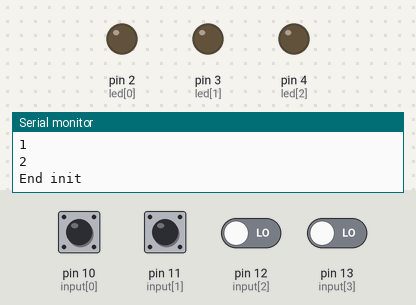
Bench run of a sketch on a simulated Arduino Uno, built with avr-gcc and run on an emulated ATmega328P. Shown: output pins drawn as LEDs (lit = HIGH), the last lines printed to the serial monitor. The test bench sets the inputs (shaded band); at power-on: pin 10 (input[0]), pin 11 (input[1]), pin 12 (input[2]), pin 13 (input[3]) LOW.

Above: at 1.2 s.
1.3 s: pin 10 (input[0]) driven HIGH
At 2.1 s:
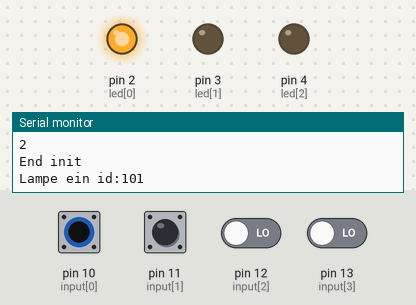
2.8 s: pin 11 (input[1]) driven HIGH
At 4.0 s:
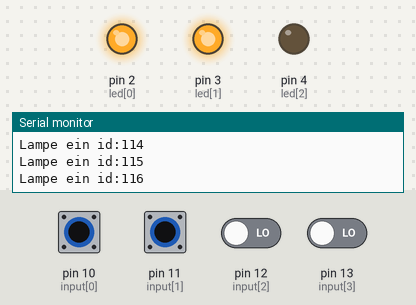
4.3 s: pin 12 (input[2]) driven HIGH
At 5.5 s:
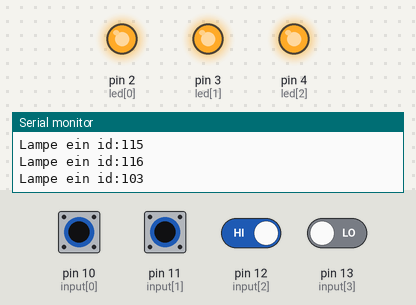
5.8 s: pin 10 (input[0]) pulsed LOW 5 times (0.12 s each, 0.3 s apart)
At 7.9 s:
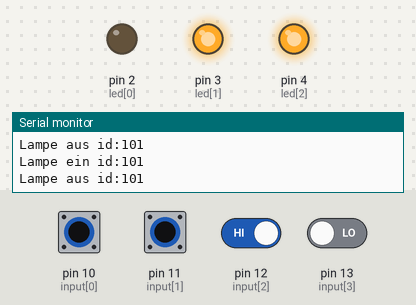
8.8 s: pin 11 (input[1]) pulsed LOW 2 times (0.12 s each, 0.3 s apart)
At 21.2 s:
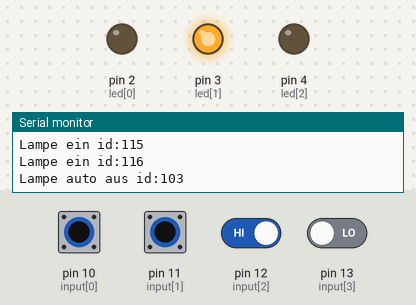
Timing chart, 0 to 22.2 s (numbered marks = the images above; inputs shaded):
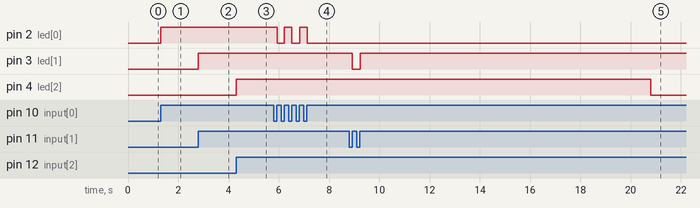

Measured:
- after the input at 1.3 s, pin 2 (led[0]): LOW → HIGH at once
- after the input at 2.8 s, pin 3 (led[1]): LOW → HIGH at once
- after the input at 4.3 s, pin 4 (led[2]): LOW → HIGH at once
- after the input at 5.8 s, pin 2 (led[0]): alternates HIGH for 0.30 s and LOW for 0.29 s, 5 changes in all, then stays LOW, starting after 0.14 s
- after the input at 8.8 s, pin 3 (led[1]): HIGH → LOW after 0.12 s instead of 10.3 s

The sketch:

LichtSteuerung2016.ino
```cpp
//#include <Time.h>
unsigned long milli_(0);

unsigned long get_mil(){
  return milli_;
}

unsigned long mil(){
  return milli_++;
}

class Verbraucher{
  private:
  	short id=0;
  	bool on=false;
  	bool trigger=false;
  	short out=0;
    int max_time_ini=0;
    unsigned long time_switch_off=0;
  public:
  Verbraucher(int v_id, int ausgang, unsigned long max_time){
    out=ausgang;
    max_time_ini = max_time;
    id=v_id;
  }

  void Lampe(bool OnOff){
    if(time_switch_off < get_mil() && on){
      on=false;
      digitalWrite(out,false);
      Serial.print("Lampe auto aus id:");
      Serial.println(id);
      return;
    }
    if(trigger && OnOff){
      return;
    }else if(trigger && !OnOff){
      trigger=false;
      return;
    }else{
      if(OnOff){
        if(!on){
          on=true;
          time_switch_off = max_time_ini + get_mil();
          digitalWrite(out,true);
          Serial.print("Lampe ein id:");
    	  Serial.println(id);
        }else if(on){
          on=false;
          digitalWrite(out,false);
          Serial.print("Lampe aus id:");
	      Serial.println(id);
        }
	    trigger=true;
      }
    }
  }
};


// Pin 13 has an LED connected on most Arduino boards.
// give it a name:
int led[] = {2,3,4,5,6,7,8,9};
int input[] = {10,11,12,13};
Verbraucher lampe1(101, led[0], 1000);
Verbraucher lampe2(102, led[1], 800);
Verbraucher lampe3(103, led[2], 800);
Verbraucher lampe4(104, led[3], 800);
Verbraucher lampe5(105, led[4], 800);
Verbraucher lampe6(106, led[5], 800);
Verbraucher lampe7(107, led[6], 800);
Verbraucher lampe8(108, led[7], 800);
Verbraucher lampe9(109, led[7], 800);
Verbraucher lampe10(110, led[7], 800);
Verbraucher lampe11(111, led[7], 800);
Verbraucher lampe12(112, led[7], 800);
Verbraucher lampe13(113, led[7], 800);
Verbraucher lampe14(114, led[7], 800);
Verbraucher lampe15(115, led[7], 800);
Verbraucher lampe16(116, led[7], 800);


// the setup routine runs once when you press reset:
void setup() {
  Serial.begin(9600);
  while (!Serial) ; // wait until Arduino Serial Monitor opens
  Serial.println("Start input");

  for(int i=0; i<3;i++){
  	pinMode(input[i], INPUT);
    Serial.println(i);

  }
  // initialize the digital pin as an output.
  Serial.println("Start output");
  for(int i=0; i<3;i++){
  	pinMode(led[i], OUTPUT);
    Serial.println(i);
  }
  Serial.println("End init");
}

// the loop routine runs over and over again forever:
void loop() {
  unsigned long currentMillis = mil();

//  for(int i=0; i<3;i++){
// 	 digitalWrite(led[i],digitalRead(input[i]));   // turn the LED on (HIGH is the voltage level)
//   	Serial.print("input:");
//   	Serial.println(digitalRead(input[i]));
//  }

  lampe1.Lampe(digitalRead(input[0]));
  lampe2.Lampe(digitalRead(input[1]));
  lampe3.Lampe(digitalRead(input[2]));
  lampe4.Lampe(digitalRead(input[3]));
  lampe5.Lampe(digitalRead(input[1]));
  lampe6.Lampe(digitalRead(input[1]));
  lampe7.Lampe(digitalRead(input[1]));
  lampe8.Lampe(digitalRead(input[1]));
  lampe9.Lampe(digitalRead(input[1]));
  lampe10.Lampe(digitalRead(input[1]));
  lampe11.Lampe(digitalRead(input[1]));
  lampe12.Lampe(digitalRead(input[1]));
  lampe13.Lampe(digitalRead(input[1]));
  lampe14.Lampe(digitalRead(input[1]));
  lampe15.Lampe(digitalRead(input[1]));
  lampe16.Lampe(digitalRead(input[1]));

  delay(20);               // wait for a second
//  digitalWrite(led, LOW);    // turn the LED off by making the voltage LOW
//  delay(1000);               // wait for a second
}
```
